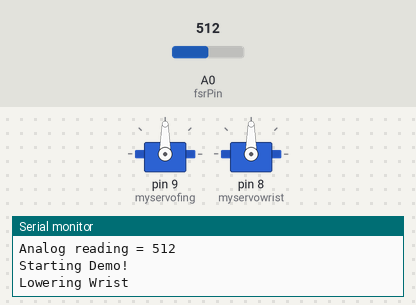
This sketch was run on a simulated Arduino Uno, built with avr-gcc and run on an emulated ATmega328P. Shown: 2 × servo, the last lines printed to the serial monitor. Inputs (shaded band) come from the test bench; at power-on: A0 (fsrPin) = 512.

Above: at 1.0 s.
At 5.3 s:
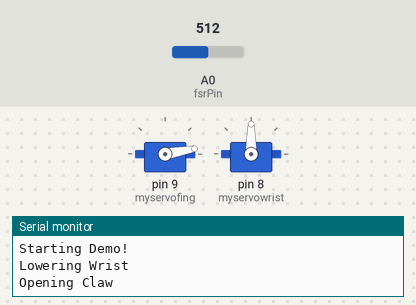
5.4 s: A0 (fsrPin) set to 522
At 9.6 s:
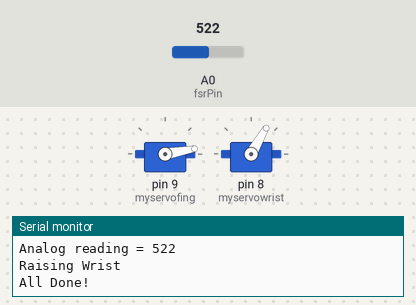
Timing chart, 0 to 14.4 s (numbered marks = the images above; inputs shaded):
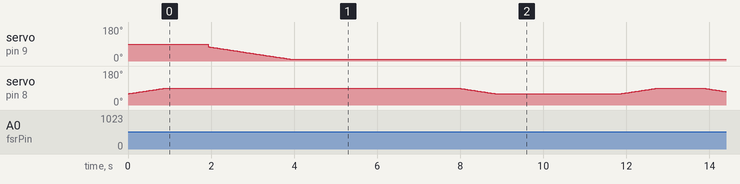

Measured:
- the behaviour switches between 514 and 515 on A0 (fsrPin) (found by bisection; images 1 and 2)
- after the input at 5.4 s, servo on pin 9 (myservofing): stays 10° (without the input it goes to 11° after 1.6 s)

The sketch:

clawbot.ino
```cpp
#include <Servo.h> //Elizabeth Garner as a part of Cornell Cup Minibot ECE 2020

Servo myservofing;  // create servo object to control the claw's fingers
Servo myservowrist;  // create servo object to control the claw's wrist
// twelve servo objects can be created on most boards

int pos = 0;    // variable to store the servo position
int fsrPin = A0;     // the FSR and 1K resistor are connected to a0
int fsrReading;     // the analog reading from the touch sensor
int n = 75;     // a max close angle in case the sensor is not triggered
int k = 350;    //temp variable for max sensor input

void setup() {
  myservofing.attach(9);  // sets finger servo on pin 9
  myservowrist.attach(8);  // sets wrist servo on pin 8
  Serial.begin(9600);
}

void loop() {
 fsrReading = analogRead(fsrPin);  //initial analog touch sensor reading for testing
  Serial.print("Analog reading = ");
  Serial.println(fsrReading);

  Serial.println("Starting Demo!");
  Serial.println("Lowering Wrist");
  for (pos = 60; pos <= 90; pos += 1) { // wrist goes from 60 to 90 degrees
      // in steps of 1 degree
      myservowrist.write(pos);  // tell servo to go to position in variable 'pos'
      delay(30); // waits 30ms for the servo to reach the position
  }
  delay(1000);
  Serial.println("Opening Claw");
   for (pos = n; pos >= 10; pos -= 1) { // wrist goes from n (or 75) degrees to 10 degrees
    myservofing.write(pos);              // tell servo to go to position in variable 'pos'
    delay(30);                       // waits 30ms for the servo to reach the position
    fsrReading = analogRead(fsrPin);  //analog touch sensor reading
  }
  n = 75;     // reset max close angle in case the sensor is not triggered when closing
  delay(3000);
  Serial.println("Closing Claw");
  k = analogRead(fsrReading+50); //sets k value above current touch sensor reading
   for (pos = 10; pos <= n; pos += 1) { // finger goes from 10 to n (or 75) degrees
      // in steps of 1 degree
      fsrReading = analogRead(fsrPin);  //analog touch sensor reading
      Serial.print("Analog reading = ");
      Serial.println(fsrReading);
      if(fsrReading>(k+2)) { //if there is an increase in the touch sensor data by 2+
        n = pos; //n becomes the current position
        pos = n; //the loop ends
      }else{ //if normal, the servo closes until it hits the max n value
      myservofing.write(pos);          // tell servo to go to position in variable 'pos'
      k = fsrReading; //'remembers' the current touch sensor reading to compare to again
      delay(50); // waits 50ms for the servo to reach pos
      }
   } delay(1000);
  Serial.println("Raising Wrist");
  for (pos = 90; pos >= 60; pos -= 1) { // wrist goes from 90 to 60 degrees
    myservowrist.write(pos);              // tell servo to go to position in variable 'pos'
    delay(30);                       // waits 30ms for the servo to reach the position
  }
  Serial.println("All Done!");
  k = 350;    // reset temp variable to determine increase in sensor data when claw is closing
  delay(3000);
  Serial.println("Putting Back Down!");
  Serial.println("Lowering Wrist");
  for (pos = 60; pos <= 90; pos += 1) { // wrist goes from 60 to 90 degrees
      // in steps of 1 degree
      myservowrist.write(pos);  // tell servo to go to position in variable 'pos'
      delay(30); // waits 30ms for the servo to reach the position
  }
  delay(1000);
  Serial.println("Opening Claw");
   for (pos = n; pos >= 10; pos -= 1) { // wrist goes from n (or 75) degrees to 10 degrees
    myservofing.write(pos);              // tell servo to go to position in variable 'pos'
    delay(30);                       // waits 30ms for the servo to reach the position
    fsrReading = analogRead(fsrPin);  //analog touch sensor reading
  }
  Serial.println("Raising Wrist");
  for (pos = 90; pos >= 60; pos -= 1) { // wrist goes from 90 to 60 degrees
    myservowrist.write(pos);              // tell servo to go to position in variable 'pos'
    delay(30);                       // waits 30ms for the servo to reach the position
  }
  Serial.println("Now It's All Done");
}
```
